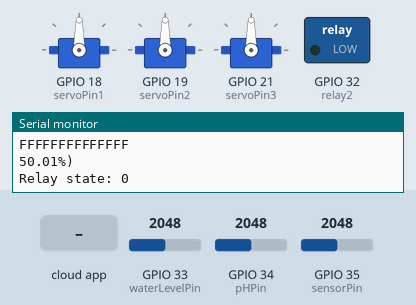
This sketch was run on a simulated ESP32. On the bench: 3 × servo, switched loads named in the sketch (green lamp = pin HIGH), the last lines printed to the serial monitor. Inputs (shaded band) come from the test bench; at power-on: GPIO 33 (waterLevelPin) = 2048, GPIO 34 (pHPin) = 2048, GPIO 35 (sensorPin) = 2048. WiFi joins after 1.5 s; servers stay silent unless stated; the Firebase database answers and starts empty; pins used as bus, display or sensor lines are not drawn.

Above: at 3.2 s.
3.3 s: the phone or cloud app sets KCL to 1
At 5.9 s:
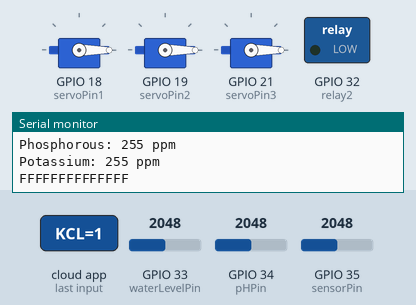
8.5 s: the phone or cloud app sets SP36 to 1
At 10.9 s:
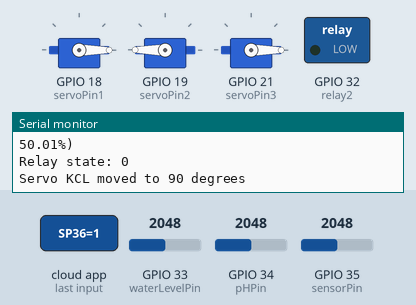
13.8 s: the phone or cloud app sets relay2 to 1
At 17.8 s:
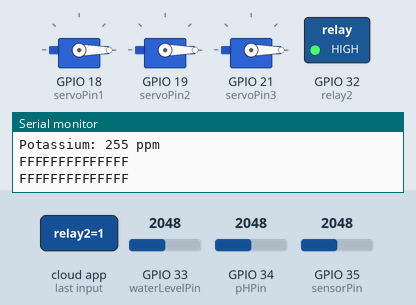
18.6 s: the phone or cloud app sets Urea to 1
At 20.9 s:
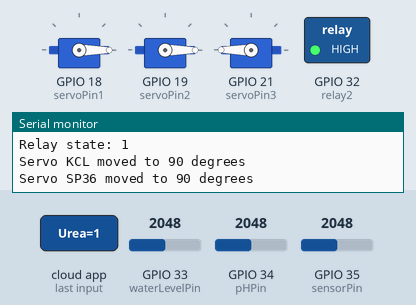
26.4 s: the phone or cloud app sets KCL to 0
At 27.6 s:
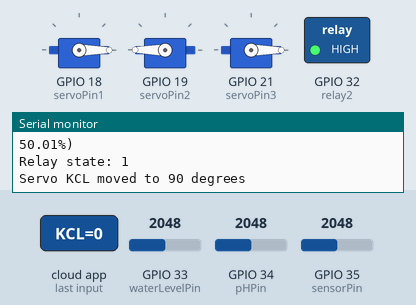
Timing chart, 0 to 30.9 s (numbered marks = the images above; inputs shaded):
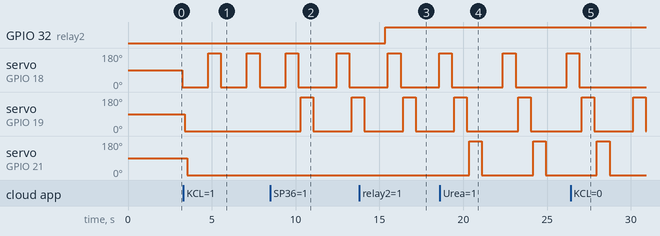

The sketch:

sketch_jul21a.ino
```cpp
#include <WiFi.h>
#include <FirebaseESP32.h>
#include <SoftwareSerial.h>
#include <ESP32Servo.h>
#include <Wire.h>

Servo myservo1;
Servo myservo2;
Servo myservo3;


#define SSID "GH14/33"
#define PASS "8DDF38RYMJA"


FirebaseData firebaseData;
FirebaseAuth auth;
FirebaseConfig config;

const byte nitro[] = {0x01, 0x03, 0x00, 0x1e, 0x00, 0x01, 0xe4, 0x0c};
const byte phos[] = {0x01, 0x03, 0x00, 0x1f, 0x00, 0x01, 0xb5, 0xcc};
const byte pota[] = {0x01, 0x03, 0x00, 0x20, 0x00, 0x01, 0x85, 0xc0};

byte values[11];
SoftwareSerial mod(23, 22);
int pHPin = 34;
#define RE 4
#define DE 2
int sudut;
int sensorPin = 35;
int samples = 10;
int pos = 0;
int servoPin1 = 18;
int servoPin2 = 19;
int servoPin3 = 21;
int relay2 = 32;
int waterLevelPin = 33;
float relaytime;
unsigned long int avgValue;
float b;
int kelembabanTanah;
float bacapH;
int nilaipH;
int Moist;
String Wateringtime;
String addK;
String addN;
String addP;
// float adc_resolution = 1024.0;
unsigned long previousMillis = 0;
const unsigned long interval = 120000;

void setup() {
    Serial.begin(115200);
    mod.begin(4800);
    pinMode(waterLevelPin, INPUT);
    pinMode(RE, OUTPUT);
    pinMode(DE, OUTPUT);

    // Koneksi ke Wi-Fi
    WiFi.begin(SSID, PASS);
    Serial.print("Connecting to Wi-Fi");
    while (WiFi.status() != WL_CONNECTED) {
        Serial.print(".");
        delay(300);
    }
    Serial.println();
    Serial.print("Connected with IP: ");
    Serial.println(WiFi.localIP());

    // Koneksi ke Firebase
    config.host = "https://kebuncabe-6f515-default-rtdb.firebaseio.com";
    config.signer.tokens.legacy_token = "W0WzT5HTiFO599n9UdCqpNJV2Rn2lR7SJvopQZbE";
    Firebase.begin(&config, &auth);
    Firebase.reconnectWiFi(true);

    pinMode(sensorPin, INPUT);
    pinMode(pHPin, INPUT);
    myservo1.attach(servoPin1);
    myservo2.attach(servoPin2);
    myservo3.attach(servoPin3);
    pinMode(relay2, OUTPUT);

    delay(500);
}

byte nitrogen() {
    digitalWrite(DE, HIGH);
    digitalWrite(RE, HIGH);
    delay(10);
    if (mod.write(nitro, sizeof(nitro)) == 8) {
        digitalWrite(DE, LOW);
        digitalWrite(RE, LOW);
        for (byte i = 0; i < 7; i++) {
            values[i] = mod.read();
            Serial.print(values[i], HEX);
        }
        Serial.println();
    }
    return values[4];
}

byte phosphorous() {
    digitalWrite(DE, HIGH);
    digitalWrite(RE, HIGH);
    delay(10);
    if (mod.write(phos, sizeof(phos)) == 8) {
        digitalWrite(DE, LOW);
        digitalWrite(RE, LOW);
        for (byte i = 0; i < 7; i++) {
            values[i] = mod.read();
            Serial.print(values[i], HEX);
        }
        Serial.println();
    }
    return values[4];
}

byte potassium() {
    digitalWrite(DE, HIGH);
    digitalWrite(RE, HIGH);
    delay(10);
    if (mod.write(pota, sizeof(pota)) == 8) {
        digitalWrite(DE, LOW);
        digitalWrite(RE, LOW);
        for (byte i = 0; i < 7; i++) {
            values[i] = mod.read();
            Serial.print(values[i], HEX);
        }
        Serial.println();
    }
    return values[4];
}

void loop() {
  byte val1, val2, val3;
    val1 = nitrogen();
    delay(250);
    val2 = phosphorous();
    delay(250);
    val3 = potassium();
    delay(250);

    int sensorValue = analogRead(sensorPin);
    int Moist = (100.0 - ((sensorValue / 4095.0) * 100.0));
    delay(50);
    bacapH = analogRead(pHPin);
    nilaipH = (4+(bacapH / 4095.0) * 14);
    delay(50);
    int waterLevelValue = analogRead(waterLevelPin);
    float waterLevelPercentage = (waterLevelValue / 4095.0) * 100.0;
    Serial.print(waterLevelPercentage);
    Serial.println("%)");
    delay(50);


    unsigned long currentMillis = millis();
    if (currentMillis - previousMillis >= interval) {
        previousMillis = currentMillis;
 if (Firebase.getFloat(firebaseData, "/predictions_realtime/0/Waktu Air (detik)")) {
    relaytime = firebaseData.floatData();
    Serial.println(relaytime);

    if (waterLevelPercentage > 20.0) {
        if (Moist <= 70) {
            digitalWrite(relay2, HIGH);
            delay(relaytime * 1000); // Mengubah relaytime ke milidetik
            digitalWrite(relay2, LOW);
        } else {
            digitalWrite(relay2, LOW);
            Serial.println("Penyiraman nonaktif");
        }
    } else {
        digitalWrite(relay2, LOW);
        Serial.println("air habis");
    }
} else {
    Serial.println("Failed to get float data from Firebase");
    Serial.println(firebaseData.errorReason());
}

if (Firebase.getString(firebaseData, "/predictions_realtime/0/Penambahan Pupuk KCL (K)")) {
    addK = firebaseData.stringData();
    int Ktime = addK.toInt();
    int i = 0;
    while (i < Ktime) {
        myservo1.write(180);
        delay(750); // Waktu untuk mencapai posisi 180 derajat
        myservo1.write(0);
        delay(750); // Waktu untuk kembali ke posisi 0 derajat
        Serial.println("Tambah K: ");
        Serial.print(Ktime);
        i++;
    }
    delay(100);
} else {
    myservo1.write(0);
    Serial.println("Servo KCL moved to 0 degrees");
}

if (Firebase.getString(firebaseData, "/predictions_realtime/0/Penambahan Pupuk Urea (N)")) {
    addN = firebaseData.stringData();
    int Ntime = addN.toInt();
    int i = 0;
    while (i < Ntime) {
        myservo2.write(180);
        delay(750); // Waktu untuk mencapai posisi 180 derajat
        myservo2.write(0);
        delay(750); // Waktu untuk kembali ke posisi 0 derajat
        Serial.println("Tambah N: ");
        Serial.print(Ntime);
        i++;
    }
    delay(100);
} else {
    myservo2.write(0);
    Serial.println("Servo Urea moved to 0 degrees");
}

if (Firebase.getString(firebaseData, "/predictions_realtime/0/Penambahan Pupuk SP36 (P)")) {
    addP = firebaseData.stringData();
    int Ptime = addP.toInt();
    int i = 0;
    while (i < Ptime) {
        myservo3.write(180);
        delay(750); // Waktu untuk mencapai posisi 180 derajat
        myservo3.write(0);
        delay(750); // Waktu untuk kembali ke posisi 0 derajat
        Serial.println("Tambah P: ");
        Serial.print(Ptime);
        i++;
    }
    delay(100);
} else {
    myservo3.write(0);
    Serial.println("Servo SP36 moved to 0 degrees");
}


        FirebaseJson json;
        json.set("sensorData/moisture", Moist);
        json.set("sensorData/ph", nilaipH);
        json.set("sensorData/N", val1);
        json.set("sensorData/P", val2);
        json.set("sensorData/K", val3);
        json.set("waterLevel", waterLevelPercentage);

        if (Firebase.ready()) {
            Firebase.setJSON(firebaseData, "/sensorData", json);
            Serial.println("Data terkirim ke Firebase");
        } else {
            Serial.println("Gagal mengirim data ke Firebase");
            Serial.println(firebaseData.errorReason());
        }
    }

if (Firebase.getString(firebaseData, "/relay2")) {
    if (firebaseData.dataType() == "string") {
      String relayState = firebaseData.stringData();
      int relayValue = relayState.toInt();

      Serial.print("Relay state: ");
      Serial.println(relayValue);

      if (relayValue == 1) {
        digitalWrite(relay2, HIGH);
      } else if (relayValue == 0) {
        digitalWrite(relay2, LOW);
      }
    }
  } else {
    Serial.println("Failed to get data from Firebase");
    Serial.println(firebaseData.errorReason());
  }


    if (Firebase.getString(firebaseData, "/KCL")) {
        String servoState1 = firebaseData.stringData();
        if (servoState1 == "1") {
            myservo1.write(180);
            delay(750);
            myservo1.write(0);
            Serial.println("Servo KCL moved to 90 degrees");
        } else {
            myservo1.write(0);
            Serial.println("Servo KCL moved to 0 degrees");
        }
    }


    if (Firebase.getString(firebaseData, "/SP36")) {
        String servoState2 = firebaseData.stringData();
        if (servoState2 == "1") {
            myservo2.write(180);
            delay(750);
            myservo2.write(0);
            Serial.println("Servo SP36 moved to 90 degrees");
        } else {
            myservo2.write(0);
            Serial.println("Servo SP36 moved to 0 degrees");
        }
    }


    if (Firebase.getString(firebaseData, "/Urea")) {
        String servoState3 = firebaseData.stringData();
        if (servoState3 == "1") {
            myservo3.write(180);
            delay(750);
            myservo3.write(0);
            Serial.println("Servo Urea moved to 90 degrees");
        } else {
            myservo3.write(0);
            Serial.println("Servo Urea moved to 0 degrees");
        }
    } else {
        Serial.print("Failed to get data from Firebase: ");
        Serial.println(firebaseData.errorReason());
    }
    delay(10);

    Serial.print("Nitrogen: ");
    Serial.print(val1);
    Serial.println(" ppm");
    Serial.print("Phosphorous: ");
    Serial.print(val2);
    Serial.println(" ppm");
    Serial.print("Potassium: ");
    Serial.print(val3);
    Serial.println(" ppm");
    delay(10);
}
```

Measured:
- after the input at 3.3 s, servo on GPIO 18 (servoPin1): alternates 180° for 0.75 s and 0° for 1.6 s, starting after 1.5 s
- after the input at 8.5 s, servo on GPIO 18 (servoPin1): 0° → 180° after 4.0 s, → 0° 0.75 s later; servo on GPIO 19 (servoPin2): 0° → 180° after 1.8 s, → 0° 0.75 s later, → 180° 2.3 s later
- after the input at 13.8 s, GPIO 32 (relay2): LOW → HIGH after 1.6 s
- after the input at 18.6 s, servo on GPIO 21 (servoPin3): alternates 180° for 0.75 s and 0° for 3.1 s, starting after 1.8 s
- after the input at 26.4 s, servo on GPIO 18 (servoPin1): goes on until 26.9 s, then stays 0°
